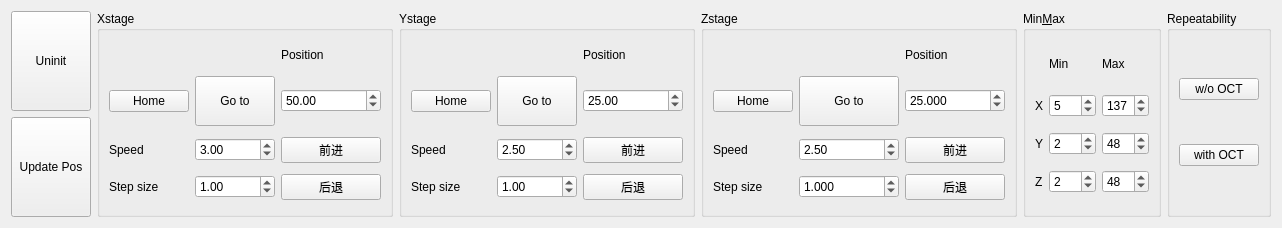
        <widget class="QWidget" name="StageTab">
         <attribute name="title">
          <string>Stage</string>
         </attribute>
         <layout class="QHBoxLayout" name="horizontalLayout_7">
          <item>
           <layout class="QVBoxLayout" name="verticalLayout_3">
            <item>
             <widget class="QPushButton" name="StageUninit">
              <property name="minimumSize">
               <size>
                <width>0</width>
                <height>100</height>
               </size>
              </property>
              <property name="text">
               <string>Uninit</string>
              </property>
             </widget>
            </item>
            <item>
             <widget class="QPushButton" name="InitStageButton">
              <property name="minimumSize">
               <size>
                <width>0</width>
                <height>100</height>
               </size>
              </property>
              <property name="maximumSize">
               <size>
                <width>300</width>
                <height>16777215</height>
               </size>
              </property>
              <property name="text">
               <string>Update Pos</string>
              </property>
             </widget>
            </item>
           </layout>
          </item>
          <item>
           <widget class="QGroupBox" name="XstageBox">
            <property name="maximumSize">
             <size>
              <width>16777215</width>
              <height>300</height>
             </size>
            </property>
            <property name="title">
             <string>Xstage</string>
            </property>
            <layout class="QGridLayout" name="gridLayout_7">
             <item row="5" column="1">
              <widget class="QDoubleSpinBox" name="XSpeed">
               <property name="maximum">
                <double>6.000000000000000</double>
               </property>
               <property name="value">
                <double>3.000000000000000</double>
               </property>
              </widget>
             </item>
             <item row="2" column="1">
              <widget class="QPushButton" name="Xmove2">
               <property name="minimumSize">
                <size>
                 <width>0</width>
                 <height>50</height>
                </size>
               </property>
               <property name="text">
                <string>Go to</string>
               </property>
              </widget>
             </item>
             <item row="5" column="0">
              <widget class="QLabel" name="XSpeedlabel">
               <property name="text">
                <string>Speed</string>
               </property>
              </widget>
             </item>
             <item row="2" column="2">
              <widget class="QDoubleSpinBox" name="XPosition">
               <property name="minimumSize">
                <size>
                 <width>100</width>
                 <height>0</height>
                </size>
               </property>
               <property name="minimum">
                <double>0.000000000000000</double>
               </property>
               <property name="maximum">
                <double>150.000000000000000</double>
               </property>
               <property name="value">
                <double>50.000000000000000</double>
               </property>
              </widget>
             </item>
             <item row="7" column="0">
              <widget class="QLabel" name="Xstagestepsizelabel">
               <property name="sizePolicy">
                <sizepolicy hsizetype="Preferred" vsizetype="Preferred">
                 <horstretch>0</horstretch>
                 <verstretch>0</verstretch>
                </sizepolicy>
               </property>
               <property name="text">
                <string>Step size</string>
               </property>
              </widget>
             </item>
             <item row="7" column="1">
              <widget class="QDoubleSpinBox" name="Xstagestepsize">
               <property name="maximum">
                <double>5.000000000000000</double>
               </property>
               <property name="value">
                <double>1.000000000000000</double>
               </property>
              </widget>
             </item>
             <item row="7" column="2">
              <widget class="QPushButton" name="XDOWN">
               <property name="text">
                <string>后退</string>
               </property>
              </widget>
             </item>
             <item row="2" column="0">
              <widget class="QPushButton" name="XHome">
               <property name="text">
                <string>Home</string>
               </property>
              </widget>
             </item>
             <item row="5" column="2">
              <widget class="QPushButton" name="XUP">
               <property name="text">
                <string>前进</string>
               </property>
              </widget>
             </item>
             <item row="1" column="2">
              <widget class="QLabel" name="XPositionLabel">
               <property name="maximumSize">
                <size>
                 <width>16777215</width>
                 <height>20</height>
                </size>
               </property>
               <property name="text">
                <string>Position</string>
               </property>
              </widget>
             </item>
            </layout>
           </widget>
          </item>
          <item>
           <widget class="QGroupBox" name="YstageBox">
            <property name="maximumSize">
             <size>
              <width>16777215</width>
              <height>300</height>
             </size>
            </property>
            <property name="title">
             <string>Ystage</string>
            </property>
            <layout class="QGridLayout" name="gridLayout_8">
             <item row="3" column="0">
              <widget class="QLabel" name="YSpeedlabel">
               <property name="text">
                <string>Speed</string>
               </property>
              </widget>
             </item>
             <item row="1" column="2">
              <widget class="QPushButton" name="Ymove2">
               <property name="minimumSize">
                <size>
                 <width>0</width>
                 <height>50</height>
                </size>
               </property>
               <property name="text">
                <string>Go to</string>
               </property>
              </widget>
             </item>
             <item row="3" column="2">
              <widget class="QDoubleSpinBox" name="YSpeed">
               <property name="minimum">
                <double>0.000000000000000</double>
               </property>
               <property name="maximum">
                <double>5.000000000000000</double>
               </property>
               <property name="value">
                <double>2.500000000000000</double>
               </property>
              </widget>
             </item>
             <item row="1" column="0">
              <widget class="QPushButton" name="YHome">
               <property name="text">
                <string>Home</string>
               </property>
              </widget>
             </item>
             <item row="4" column="2">
              <widget class="QDoubleSpinBox" name="Ystagestepsize">
               <property name="maximum">
                <double>5.000000000000000</double>
               </property>
               <property name="value">
                <double>1.000000000000000</double>
               </property>
              </widget>
             </item>
             <item row="4" column="0">
              <widget class="QLabel" name="Ystagestepsizelabel">
               <property name="text">
                <string>Step size</string>
               </property>
              </widget>
             </item>
             <item row="1" column="3">
              <widget class="QDoubleSpinBox" name="YPosition">
               <property name="minimumSize">
                <size>
                 <width>100</width>
                 <height>0</height>
                </size>
               </property>
               <property name="minimum">
                <double>0.000000000000000</double>
               </property>
               <property name="maximum">
                <double>50.000000000000000</double>
               </property>
               <property name="value">
                <double>25.000000000000000</double>
               </property>
              </widget>
             </item>
             <item row="0" column="3">
              <widget class="QLabel" name="YPositionLabel">
               <property name="maximumSize">
                <size>
                 <width>16777215</width>
                 <height>20</height>
                </size>
               </property>
               <property name="text">
                <string>Position</string>
               </property>
              </widget>
             </item>
             <item row="3" column="3">
              <widget class="QPushButton" name="YUP">
               <property name="text">
                <string>前进</string>
               </property>
              </widget>
             </item>
             <item row="4" column="3">
              <widget class="QPushButton" name="YDOWN">
               <property name="text">
                <string>后退</string>
               </property>
              </widget>
             </item>
            </layout>
           </widget>
          </item>
          <item>
           <widget class="QGroupBox" name="ZstageBox">
            <property name="maximumSize">
             <size>
              <width>16777215</width>
              <height>300</height>
             </size>
            </property>
            <property name="title">
             <string>Zstage</string>
            </property>
            <layout class="QGridLayout" name="gridLayout_9">
             <item row="1" column="3">
              <widget class="QDoubleSpinBox" name="ZPosition">
               <property name="minimumSize">
                <size>
                 <width>100</width>
                 <height>0</height>
                </size>
               </property>
               <property name="decimals">
                <number>3</number>
               </property>
               <property name="minimum">
                <double>0.000000000000000</double>
               </property>
               <property name="maximum">
                <double>50.000000000000000</double>
               </property>
               <property name="value">
                <double>25.000000000000000</double>
               </property>
              </widget>
             </item>
             <item row="4" column="3">
              <widget class="QPushButton" name="ZDOWN">
               <property name="text">
                <string>后退</string>
               </property>
              </widget>
             </item>
             <item row="3" column="0">
              <widget class="QLabel" name="ZSpeedlabel">
               <property name="text">
                <string>Speed</string>
               </property>
              </widget>
             </item>
             <item row="3" column="2">
              <widget class="QDoubleSpinBox" name="ZSpeed">
               <property name="minimum">
                <double>0.000000000000000</double>
               </property>
               <property name="maximum">
                <double>5.000000000000000</double>
               </property>
               <property name="value">
                <double>2.500000000000000</double>
               </property>
              </widget>
             </item>
             <item row="4" column="0">
              <widget class="QLabel" name="Zstagestepsizelabel">
               <property name="text">
                <string>Step size</string>
               </property>
              </widget>
             </item>
             <item row="1" column="2">
              <widget class="QPushButton" name="Zmove2">
               <property name="minimumSize">
                <size>
                 <width>0</width>
                 <height>50</height>
                </size>
               </property>
               <property name="text">
                <string>Go to</string>
               </property>
              </widget>
             </item>
             <item row="1" column="0">
              <widget class="QPushButton" name="ZHome">
               <property name="text">
                <string>Home</string>
               </property>
              </widget>
             </item>
             <item row="3" column="3">
              <widget class="QPushButton" name="ZUP">
               <property name="text">
                <string>前进</string>
               </property>
              </widget>
             </item>
             <item row="4" column="2">
              <widget class="QDoubleSpinBox" name="Zstagestepsize">
               <property name="minimumSize">
                <size>
                 <width>100</width>
                 <height>0</height>
                </size>
               </property>
               <property name="decimals">
                <number>3</number>
               </property>
               <property name="maximum">
                <double>5.000000000000000</double>
               </property>
               <property name="value">
                <double>1.000000000000000</double>
               </property>
              </widget>
             </item>
             <item row="0" column="3">
              <widget class="QLabel" name="ZPositionLabel">
               <property name="maximumSize">
                <size>
                 <width>16777215</width>
                 <height>20</height>
                </size>
               </property>
               <property name="text">
                <string>Position</string>
               </property>
              </widget>
             </item>
            </layout>
           </widget>
          </item>
          <item>
           <widget class="QGroupBox" name="groupBox_2">
            <property name="title">
             <string>Min&amp;Max</string>
            </property>
            <layout class="QGridLayout" name="gridLayout_2">
             <item row="2" column="0">
              <widget class="QLabel" name="label_14">
               <property name="text">
                <string>Y</string>
               </property>
              </widget>
             </item>
             <item row="2" column="1">
              <widget class="QSpinBox" name="Ymin">
               <property name="value">
                <number>2</number>
               </property>
              </widget>
             </item>
             <item row="1" column="1">
              <widget class="QSpinBox" name="Xmin">
               <property name="maximum">
                <number>150</number>
               </property>
               <property name="value">
                <number>5</number>
               </property>
              </widget>
             </item>
             <item row="3" column="0">
              <widget class="QLabel" name="label_15">
               <property name="text">
                <string>Z</string>
               </property>
              </widget>
             </item>
             <item row="3" column="1">
              <widget class="QSpinBox" name="Zmin">
               <property name="value">
                <number>2</number>
               </property>
              </widget>
             </item>
             <item row="1" column="2">
              <widget class="QSpinBox" name="Xmax">
               <property name="maximum">
                <number>150</number>
               </property>
               <property name="value">
                <number>137</number>
               </property>
              </widget>
             </item>
             <item row="2" column="2">
              <widget class="QSpinBox" name="Ymax">
               <property name="value">
                <number>48</number>
               </property>
              </widget>
             </item>
             <item row="1" column="0">
              <widget class="QLabel" name="label_13">
               <property name="maximumSize">
                <size>
                 <width>15</width>
                 <height>16777215</height>
                </size>
               </property>
               <property name="text">
                <string>X</string>
               </property>
              </widget>
             </item>
             <item row="3" column="2">
              <widget class="QSpinBox" name="Zmax">
               <property name="value">
                <number>48</number>
               </property>
              </widget>
             </item>
             <item row="0" column="1">
              <widget class="QLabel" name="label_16">
               <property name="maximumSize">
                <size>
                 <width>16777215</width>
                 <height>30</height>
                </size>
               </property>
               <property name="text">
                <string>Min</string>
               </property>
              </widget>
             </item>
             <item row="0" column="2">
              <widget class="QLabel" name="label_17">
               <property name="maximumSize">
                <size>
                 <width>16777215</width>
                 <height>30</height>
                </size>
               </property>
               <property name="text">
                <string>Max</string>
               </property>
              </widget>
             </item>
            </layout>
           </widget>
          </item>
          <item>
           <widget class="QGroupBox" name="groupBox_7">
            <property name="title">
             <string>Repeatability</string>
            </property>
            <layout class="QVBoxLayout" name="verticalLayout_24">
             <item>
              <widget class="QPushButton" name="RepTest">
               <property name="text">
                <string>w/o OCT</string>
               </property>
               <property name="checkable">
                <bool>true</bool>
               </property>
              </widget>
             </item>
             <item>
              <widget class="QPushButton" name="RepTest2">
               <property name="text">
                <string>with OCT</string>
               </property>
               <property name="checkable">
                <bool>true</bool>
               </property>
              </widget>
             </item>
            </layout>
           </widget>
          </item>
         </layout>
        </widget>
